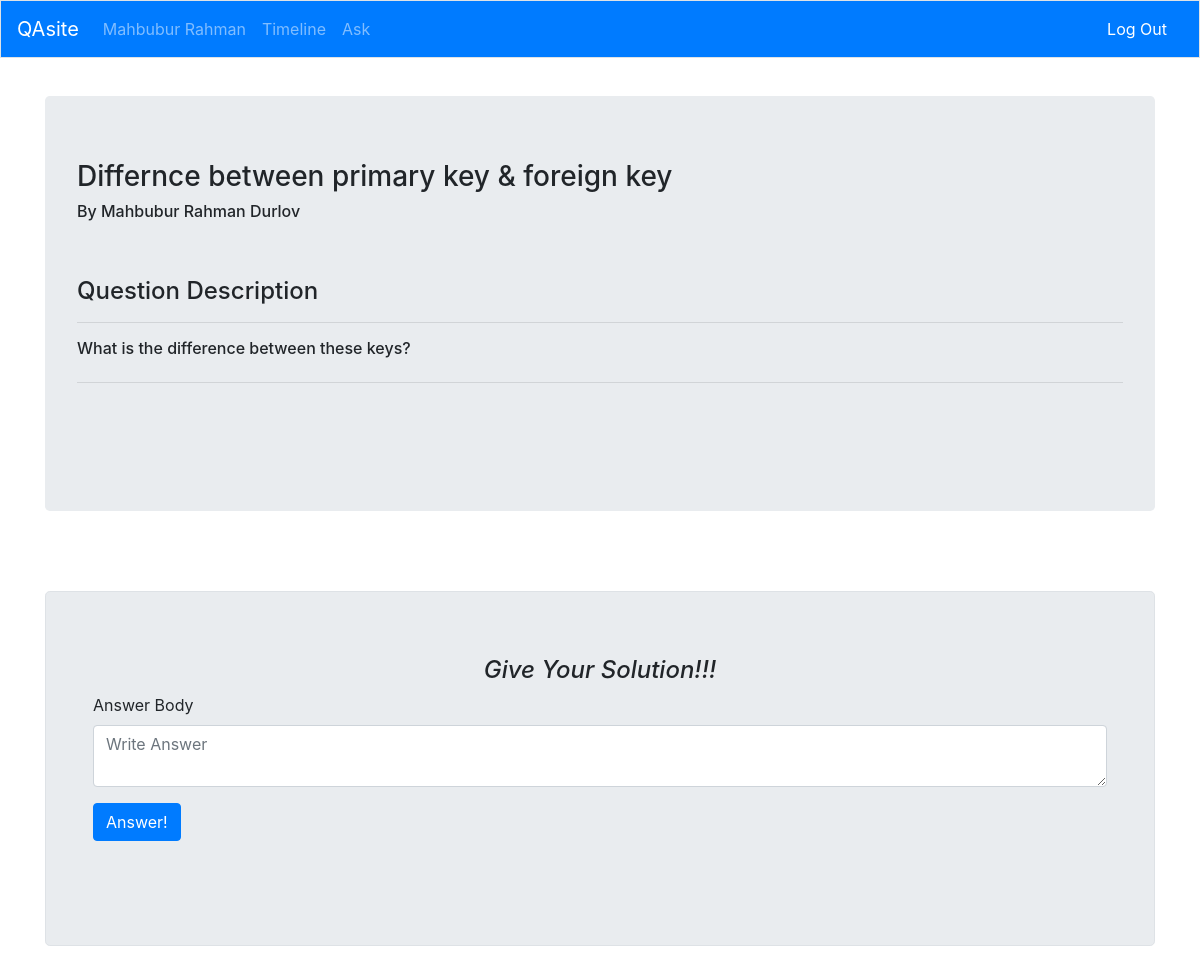
The app's page /des_ques.php?id=2 (signed in) with its own data.
### tables this page shows
CREATE TABLE `questions` (
  `q_id` int(11) NOT NULL,
  `q_title` varchar(500) DEFAULT NULL,
  `q_description` text DEFAULT NULL,
  `image` varchar(255) DEFAULT NULL,
  `email` varchar(255) DEFAULT NULL,
  `time` timestamp NOT NULL DEFAULT current_timestamp()
);

CREATE TABLE `user_info` (
  `first_name` varchar(255) DEFAULT NULL,
  `last_name` varchar(255) DEFAULT NULL,
  `email` varchar(255) NOT NULL,
  `password` varchar(255) DEFAULT NULL,
  `phone_no` varchar(255) DEFAULT NULL,
  `DOB` date DEFAULT NULL
);

### des_quesDB.php (called while the page is built, shortened)
<?php
  include 'inc/connect.php';
  $qId = $_GET['id'];
  $queryQuestion = "select * from questions where q_id = $qId";
  $runQueryQuestion = mysqli_query($con, $queryQuestion);
    $result = mysqli_fetch_assoc($runQueryQuestion);
    $title = $result['q_title'];
    $description = $result['q_description'];
    $userEmail = $result['email'];
    $queryUser = "select * from user_info where email = '$userEmail'";
    $runQueryUser = mysqli_query($con, $queryUser);
    if ($runQueryUser) {
      $result_ = mysqli_fetch_assoc($runQueryUser);
      $writer = $result_['first_name'] . " " . $result_['last_name'];
    }
 ?>

### des_ques.php (the view, shortened to what this page needs)
<?php session_start(); if (!empty($_SESSION['email'])) { ?>
<html lang="en">
  <head>
    <link rel="stylesheet" href="inc/bootstrap.min.css">
  </head>
  <body>
    <?php include 'navbar.php'; ?><br><br>
    <?php
      include 'des_quesDB.php';
    ?>
          <br><br>
          <div class="container">
            <div class="jumbotron">
              <div class="row justify-content-center">
                <div class="col-12">
                  <p class="h3"> <?php echo $title; ?> </p>
                  <p class="h6">By <?php echo $writer; ?> </p>
                </div>
              </div>
              <br><br>
              <div class="row justify-content-center">
                <div class="col-12">
                  <p class="h4"> Question Description</p><hr>
                  <p class="h6"> <?php echo $description; ?> </p>
                </div>
              </div><hr>
              <br><br>
            </div>
            <br><br>
          </div>
          <div class="container">
              <div class="jumbotron border">
                <div class="container">
                  <div class="row justify-content-center">
                      <h4><i>Give Your Solution!!!</i></h4>
                  </div>
                  <div class="row justify-content-center">
                    <div class="col-12">
                      <form method="post">
                        <div class="form-group">
                          <label for="body">Answer Body</label>
                          <textarea class="form-control" id="body" name="answer_body" rows="2" placeholder="Write Answer" required></textarea>
                        </div>
                        <button type="submit" name="answer" class="btn btn-primary">Answer!</button>
                      </form>
                    </div>
                  </div><br>
                </div>
            </div>
          </div>
          <br><br>
  </body>
</html>
<?php } else {
  echo "<script>window.open('welcome.php', '_self')</script>";
}
?>

### records on screen
questions: q_title "Differnce between primary key & foreign key", q_description "What is the difference between these keys?"
user_info: writer "Mahbubur Rahman Durlov"

### other values on screen
$_SESSION['fn'] "Mahbubur Rahman"
